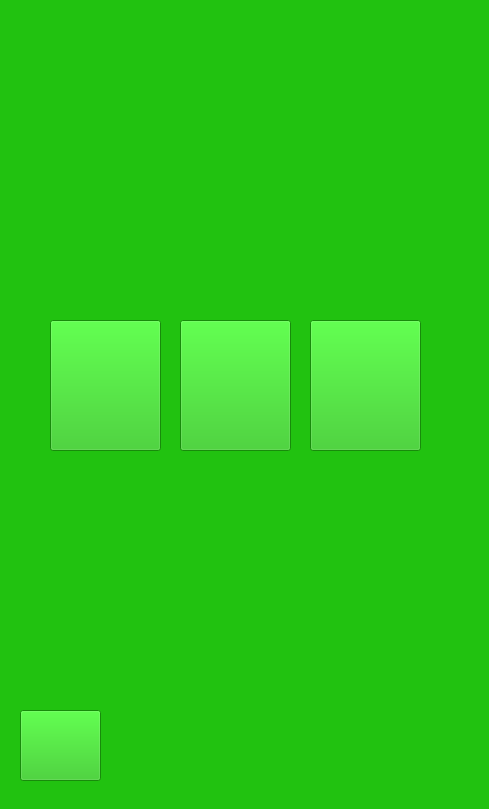
    <widget class="QWidget" name="adddrinks">
     <property name="styleSheet">
      <string notr="true">background: rgb(33, 194, 16, 1)</string>
     </property>
     <widget class="QLabel" name="label_21">
      <property name="geometry">
       <rect>
        <x>0</x>
        <y>0</y>
        <width>480</width>
        <height>800</height>
       </rect>
      </property>
      <property name="styleSheet">
       <string notr="true">border-image:url(:/images/screen9_drinkszc.png)</string>
      </property>
      <property name="text">
       <string/>
      </property>
     </widget>
     <widget class="QPushButton" name="terug1_20">
      <property name="geometry">
       <rect>
        <x>20</x>
        <y>710</y>
        <width>81</width>
        <height>71</height>
       </rect>
      </property>
      <property name="autoFillBackground">
       <bool>false</bool>
      </property>
      <property name="styleSheet">
       <string notr="true">border-image: rgba(54, 235, 166, 1)</string>
      </property>
      <property name="text">
       <string/>
      </property>
     </widget>
     <widget class="QPushButton" name="adddrink_1">
      <property name="geometry">
       <rect>
        <x>50</x>
        <y>320</y>
        <width>111</width>
        <height>131</height>
       </rect>
      </property>
      <property name="autoFillBackground">
       <bool>false</bool>
      </property>
      <property name="styleSheet">
       <string notr="true">border-image: rgba(54, 235, 166, 1)</string>
      </property>
      <property name="text">
       <string/>
      </property>
     </widget>
     <widget class="QPushButton" name="adddrink_2">
      <property name="geometry">
       <rect>
        <x>180</x>
        <y>320</y>
        <width>111</width>
        <height>131</height>
       </rect>
      </property>
      <property name="autoFillBackground">
       <bool>false</bool>
      </property>
      <property name="styleSheet">
       <string notr="true">border-image: rgba(54, 235, 166, 1)</string>
      </property>
      <property name="text">
       <string/>
      </property>
     </widget>
     <widget class="QPushButton" name="adddrink_3">
      <property name="geometry">
       <rect>
        <x>310</x>
        <y>320</y>
        <width>111</width>
        <height>131</height>
       </rect>
      </property>
      <property name="autoFillBackground">
       <bool>false</bool>
      </property>
      <property name="styleSheet">
       <string notr="true">border-image: rgba(54, 235, 166, 1)</string>
      </property>
      <property name="text">
       <string/>
      </property>
     </widget>
    </widget>
